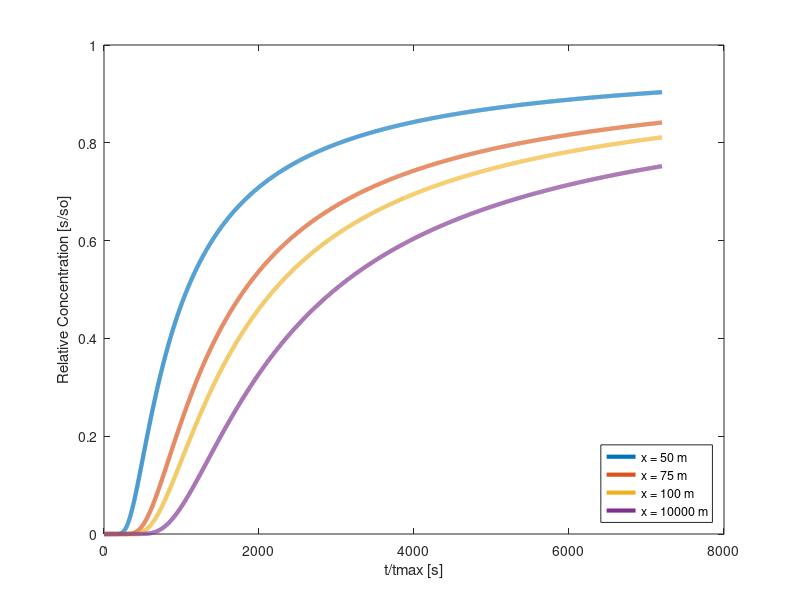

Reproduce this figure in MATLAB.
% Analytical solution of 1-D ADE with Laplace Transform by Bright Takyi
%Advecttion-Dispersion-Reaction Equation; s_t = -c*s_x + u*s_xx-lambs
% Initial and Boundary Conditions; 
% s(x,0)=Q0, s(0,t)=Q1, dQ/dx=0
%************************************************************************************
 
 
%Solution to Advection-Dispersion Equation with Laplace Transform
%********************************************************************
 
clear
 close all
 clc
L = 10000; % lenght of river [m]
%L = 1000; % lenght of river [m]
%oneday = 24*3600; % converting one-day into seconds
%ndays = 31;
%T = ndays*oneday; % simulation time [sec]
T = 2*3600; % simulation time [hrs]
%T = 172800; % simulation time (20 days)[s]
%oneday = 24*3600; % converting one-day into seconds
dt = 1;
dx = 20;
n = T/dt;
m = L/dx;
%tmax = 9;
%m = 500; % number of subintervals of length of river
%n = 15; % number of subintervals of simulation time
%n = 360; %1728; % number of subintervals of simulation time
%dx = L/m; % space step-size
%dt = T/n; % time step-size
%oneday = 24*3600;
x = linspace(0,L,m+1); % space discretization
x1 = x(2:end);
%t = linspace(0,T,n+1); % time discretization
t = linspace(0,T,n+1); % time discretization
%rx = dt/(2.*dx);
%rxx = dt/(dx^2);
%halflife = 3.8*24*3600;%halflife of Ra-222
%halflife = 3.8*24*3600;%halflife of Ra-222
%halflife = 3600; % halflife of Pa-230
%k = log(2)/halflife; % decay rate of Ra-222
k = 0.00002; % decay rate of Ra-222
%e = 1-k*dt;
v = 3;%.*ones(m+1,1); % wave celerity [m/s]                                        
%D1 = xlsread('C:\Users\G\Desktop\Diffusivity.xls','A4:B23');
%D=repmat(D1',m+1,1);% diffusion coefficient [m^3/s]
%D = 0.003;%.*ones(m+1,1); % diffusion coefficient [m^3/s]
D = 0.05;%.*ones(m+1,1); % diffusion coefficient [m^3/s]
% Setting up Q matrix, initial and boundary conditions
s = zeros(m+1,n+1);  
sa = 0; % initial concentration of radon-220 [mol/m^3]
sb = 100;% boundary condition at X = 0
%sb = 1;% boundary condition at X = 0
s(:,1) = sa;
s(1,:) = sb;
%sa = s(1);
s(2:end,1) = sa;
%Q(:,1) = 850; % initial condition
%Q(1,:) = 850; % boundary condition
%Qa = Q(1);
 
%for i = 1:size(t,2)
%    h = 1./(2.*D.*t(i).*sqrt(v.^2.*x.^2./(4.*D.^2) + k.*x.^2./D));
 %   p = sqrt(v.^2.*x.^2./(4.*D.^2) + k.*x.^2./D);
  %  r = (v.*x./2.*D);
   % s(:,i) = e.*(exp(-k.*t(i))) + exp(r-p).*erfc(x.^2./h)-exp(r-p).*e.*(exp(-k.*t(i))).*erfc(x.^2./h);
    
%end
 
p = ((v.^2.*x1.^2./(4.*D.^2))+(k.*x1.^2)./D);
q = x1.^2./D;
n = v.*x1./(2.*D);
%h = p.*x1./(sqrt(D));
h = q./(2.*(sqrt(p)));
%h = x.^2./(D.*(sqrt(p)));
for i = 2:size(t,2)
    
    A = sb.*exp(n-(p.^(1./2))).*erfc(h./(2.*t(i)));
    B = -sa.*exp(n-(p.^(1./2))).*exp(-k.*t(i)).*erfc(h./(2.*t(i)));
    C = sa.*exp(-k.*t(i));
    
    
    s(2:end,i) = A' + B' + C';
end
s = s./sb;
spA = s(51,:);
save spA
%figure
%plot(t(1:7201),spA(1:7201))
%xlabel('Time [s]')
%ylabel('Radionuclide Concentration s/so [Bq]')
%title('Graph of Single Radionuclide Concentration profile')
%s(1,:) = sb;
%plot(s,t)
%xlabel('time [sec]')
%ylabel('concentration [Bq]')
%title('A Graph of concentration vs time')
%figure
%plot(t(1:7201),s(1,1:7201),'LineWidth',3);
%plot(t(1:7201),s(51,1:7201),'LineWidth',3);
%hold on
%plot(t(1:7201),s(151,1:7201),'LineWidth',3);
%plot(t(1:7201),s(301,1:7201),'LineWidth',3);
%plot(t(1:7201),s(501,1:7201),'LineWidth',3);
%xlabel('Time [s]')
%ylabel('Relative Concentration [s/so]')
%legend('x = 1000 m','x = 3000 m', 'x = 6000 m','x = 10000 m','location','SouthEast')
 
 
figure
%plot(t(1:7201),s(1,1:7201),'LineWidth',3);
plot(t(1:7201),s(151,1:7201),'LineWidth',3);
hold on
plot(t(1:7201),s(251,1:7201),'LineWidth',3);
plot(t(1:7201),s(301,1:7201),'LineWidth',3);
plot(t(1:7201),s(401,1:7201),'LineWidth',3);
xlabel('t/tmax [s]')
ylabel('Relative Concentration [s/so]')
legend('x = 50 m','x = 75 m', 'x = 100 m','x = 10000 m','location','SouthEast')


%figure
%plot(x,s(:,601),'LineWidth',3);
%hold on 
%plot(x,s(:,1801),'LineWidth',3);
%plot(x,s(:,3001),'LineWidth',3);
%plot(x,s(:,7201),'LineWidth',3);
%xlabel('Distance from initial section [m]')
%ylabel('Relative Concentration [s/so]')
%legend('After 600 s','After 1800 s', 'After 3000 s', 'After 7200 s','SouthWest')

%figure
%plot(x,s(:,1301),'LineWidth',3);
%hold on 
%plot(x,s(:,1301),'LineWidth',3);
%plot(x,s(:,3001),'LineWidth',3);
%plot(x,s(:,4001),'LineWidth',3);
%xlabel('Distance from initial section [m]')
%ylabel('Relative Concentration [s/so]')
%legend('After 5 days','After 31 days', 'After 31 days', 'After 7200 s','SouthWest')



